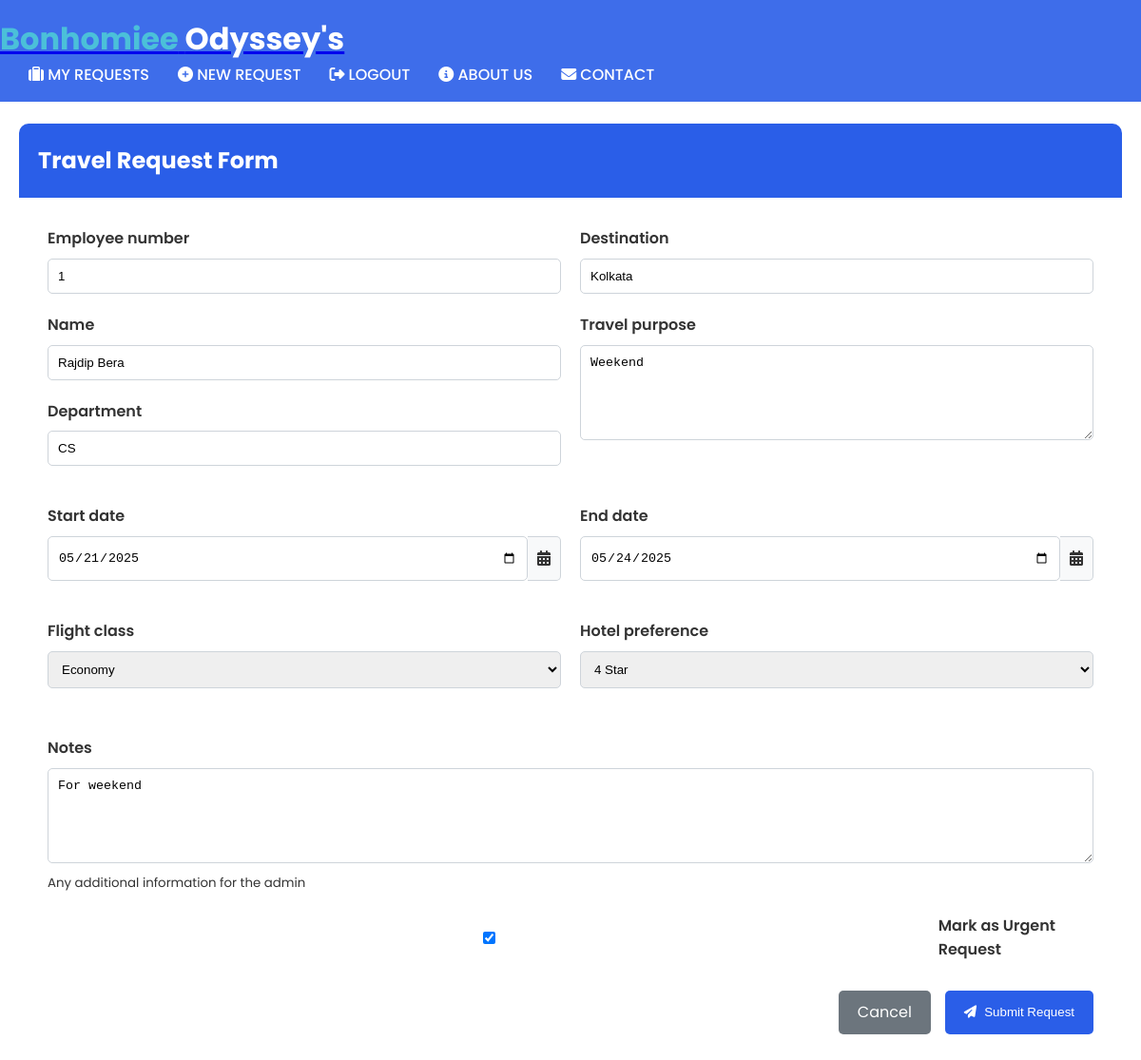
Screenshot of /requests/1/edit/ (signed in) with the database file from the repository.
### travel/models.py (models this page shows, shortened)
class TravelRequest(models.Model):
    FLIGHT_CLASS_CHOICES = [
        ('economy', 'Economy'),
        ('business', 'Business'),
        ('premium', 'Premium Economy'),
    ]
    HOTEL_CHOICES = [
        ('3star', '3 Star'),
        ('4star', '4 Star'),
        ('5star', '5 Star'),
    ]
    STATUS_CHOICES = [
        ('pending', 'Pending'),
        ('approved', 'Approved'),
        ('rejected', 'Rejected'),
    ]
    user = models.ForeignKey(User, on_delete=models.CASCADE)  # This is the critical field
    employee_number = models.CharField(max_length=50)
    name = models.CharField(max_length=100)
    department = models.CharField(max_length=100)
    destination = models.CharField(max_length=100)
    travel_purpose = models.TextField()
    start_date = models.DateField()
    end_date = models.DateField()
    flight_class = models.CharField(max_length=20, choices=FLIGHT_CLASS_CHOICES)
    hotel_preference = models.CharField(max_length=20, choices=HOTEL_CHOICES)
    notes = models.TextField(blank=True)
    is_urgent = models.BooleanField(default=False)
    status = models.CharField(max_length=20, choices=STATUS_CHOICES, default='pending')
    created_at = models.DateTimeField(auto_now_add=True)
    updated_at = models.DateTimeField(auto_now=True)
    admin_verified = models.BooleanField(default=False)
    verification_notification_sent = models.BooleanField(default=False)

### travel/views.py (the view)
# urls.py: path('requests/<int:pk>/edit/', views.travel_request_update, name='travel_request_update'),
@login_required
def travel_request_update(request, pk):
    travel_request = get_object_or_404(TravelRequest, pk=pk, user=request.user)
    if request.method == 'POST':
        form = TravelRequestForm(request.POST, instance=travel_request)
        if form.is_valid():
            form.save()
            messages.success(request, 'Request updated successfully!')
            return redirect('travel:travel_request_detail', pk=travel_request.pk)
    else:
        form = TravelRequestForm(instance=travel_request)
    return render(request, 'travel/travel_request_form.html', {'form': form})

### travel/forms.py (shortened to what this page needs)
class TravelRequestForm(forms.ModelForm):
    class Meta:
        model = TravelRequest
        fields = '__all__'
        exclude = ['user', 'status', 'created_at', 'updated_at', 'admin_verified', 'verification_notification_sent']
        widgets = {
            'start_date': forms.DateInput(attrs={'type': 'date'}),
            'end_date': forms.DateInput(attrs={'type': 'date'}),
            'travel_purpose': forms.Textarea(attrs={'rows': 3}),
            'notes': forms.Textarea(attrs={'rows': 3}),
        }

### travel/templates/travel/travel_request_form.html (shortened to what this page needs)
{% extends 'travel/navbar.html' %}
{% load static %}
{% block content %}
<div class="container" style="padding-top: 30px;">
    <div class="card shadow" style="border-radius: 10px; overflow: hidden;">
        <div class="card-header" style="background-color: #2a5ee8; color: white;">
            <h2 style="margin: 0;">Travel Request Form</h2>
        </div>
        <div class="card-body" style="padding: 30px;">
            <form method="post" id="travelForm" enctype="multipart/form-data">
                <div style="display: grid; grid-template-columns: 1fr 1fr; gap: 20px; margin-bottom: 20px;">
                    <div>
                        <div style="margin-bottom: 20px;">
                            <label style="display: block; font-weight: 600; margin-bottom: 8px;">{{ form.employee_number.label }}</label>
                            {{ form.employee_number }}
                        </div>
                        <div style="margin-bottom: 20px;">
                            <label style="display: block; font-weight: 600; margin-bottom: 8px;">{{ form.name.label }}</label>
                            {{ form.name }}
                        </div>
                        <div style="margin-bottom: 20px;">
                            <label style="display: block; font-weight: 600; margin-bottom: 8px;">{{ form.department.label }}</label>
                            {{ form.department }}
                        </div>
                    </div>
                    <div>
                        <div style="margin-bottom: 20px;">
                            <label style="display: block; font-weight: 600; margin-bottom: 8px;">{{ form.destination.label }}</label>
                            {{ form.destination }}
                        </div>
                        <div style="margin-bottom: 20px;">
                            <label style="display: block; font-weight: 600; margin-bottom: 8px;">{{ form.travel_purpose.label }}</label>
                            {{ form.travel_purpose }}
                        </div>
                    </div>
                </div>
                <div style="display: grid; grid-template-columns: 1fr 1fr; gap: 20px; margin-bottom: 20px;">
                    <div>
                        <div style="margin-bottom: 20px;">
                            <label style="display: block; font-weight: 600; margin-bottom: 8px;">{{ form.start_date.label }}</label>
                            <div style="display: flex;">
                                {{ form.start_date }}
                                <span style="background: #f8f9fa; border: 1px solid #ced4da; border-left: none; padding: 10px; border-radius: 0 5px 5px 0;">
                                    <i class="fas fa-calendar-alt"></i>
                                </span>
                            </div>
                        </div>
                    </div>
                    <div>
                        <div style="margin-bottom: 20px;">
                            <label style="display: block; font-weight: 600; margin-bottom: 8px;">{{ form.end_date.label }}</label>
                            <div style="display: flex;">
                                {{ form.end_date }}
                                <span style="background: #f8f9fa; border: 1px solid #ced4da; border-left: none; padding: 10px; border-radius: 0 5px 5px 0;">
                                    <i class="fas fa-calendar-alt"></i>
                                </span>
                            </div>
                        </div>
                    </div>
                </div>
                <div style="display: grid; grid-template-columns: 1fr 1fr; gap: 20px; margin-bottom: 30px;">
                    <div>
                        <div style="margin-bottom: 20px;">
                            <label style="display: block; font-weight: 600; margin-bottom: 8px;">{{ form.flight_class.label }}</label>
                            {{ form.flight_class }}
                        </div>
                    </div>
                    <div>
                        <div style="margin-bottom: 20px;">
                            <label style="display: block; font-weight: 600; margin-bottom: 8px;">{{ form.hotel_preference.label }}</label>
                            {{ form.hotel_preference }}
                        </div>
                    </div>
                </div>
                <div style="margin-bottom: 20px;">
                    <label style="display: block; font-weight: 600; margin-bottom: 8px;">{{ form.notes.label }}</label>
                    {{ form.notes }}
                    <small class="text-muted">Any additional information for the admin</small>
                </div>
                <div style="margin-bottom: 20px;">
                    <div style="display: flex; align-items: center;">
                        {{ form.is_urgent }}
                        <label style="margin-left: 8px; font-weight: 600;" for="{{ form.is_urgent.id_for_label }}">Mark as Urgent Request</label>
                    </div>
                </div>
                <div style="display: flex; justify-content: flex-end; gap: 15px; margin-top: 30px;">
                    <a href="{% url 'travel:travel_request_list' %}" class="btn-cancel">
                        Cancel
                    </a>
                    <button type="submit" class="btn-submit">
                        <i class="fas fa-paper-plane" style="margin-right: 8px;"></i> Submit Request
                    </button>
                </div>
            </form>
        </div>
    </div>
</div>
<link rel="stylesheet" href="https://cdnjs.cloudflare.com/ajax/libs/font-awesome/6.4.0/css/all.min.css">
<link rel="stylesheet" href="https://cdn.jsdelivr.net/npm/flatpickr/dist/flatpickr.min.css">
{% endblock %}

### travel/templates/travel/navbar.html (style rules this page uses)
:root { --primary-color: #2a5ee8; --secondary-color: #1a3a8f; --accent-color: #4bc0d9; --light-color: #f8f9fa; --dark-color: #212529; --success-color: #28a745; }
* { margin: 0; padding: 0; box-sizing: border-box; }
body { font-family: 'Poppins', sans-serif; line-height: 1.6; color: #333; background-color: #fff; }
.container, .cntr { width: 100%; max-width: 1200px; margin: 0 auto; padding: 0 20px; }

### travel/templates/travel/travel_request_form.html (style rules this page uses)
input, select, textarea { width: 100%; padding: 10px; border: 1px solid #ced4da; border-radius: 5px; transition: all 0.3s; }
textarea { min-height: 100px; resize: vertical; }
.card { margin-top: 20px; border: none; }
.card-header { padding: 20px; }
.btn-cancel { padding: 10px 20px; background: #6c757d; color: white; border-radius: 5px; text-decoration: none; display: inline-flex; align-items: center; transition: all 0.3s; }
.btn-submit { padding: 10px 20px; background: #2a5ee8; color: white; border: none; border-radius: 5px; cursor: pointer; display: inline-flex; align-items: center; transition: all 0.3s; }

### rows the page displays
TravelRequest: employee_number "1", name "Rajdip Bera", department "CS", destination "Kolkata", travel_purpose "Weekend", start_date "05/21/2025", end_date "05/24/2025", flight_class "Economy", hotel_preference "4 Star", notes "For weekend", is_urgent "☑"
